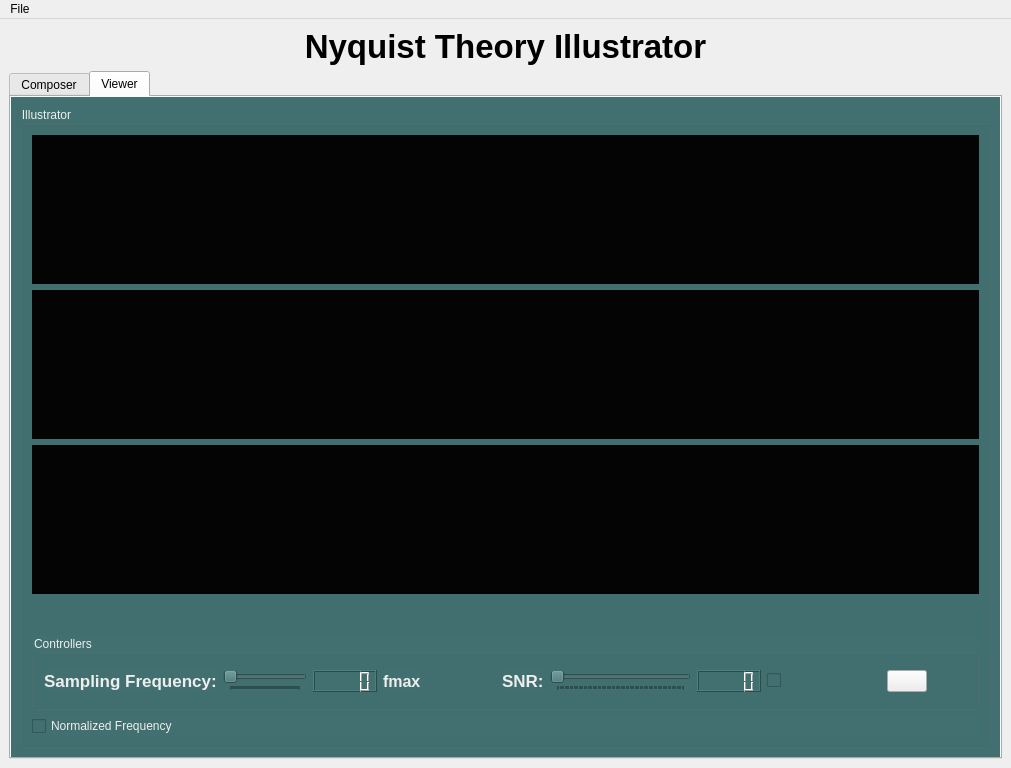
<?xml version="1.0" encoding="UTF-8"?>
<ui version="4.0">
 <class>MainWindow</class>
 <widget class="QMainWindow" name="MainWindow">
  <property name="geometry">
   <rect>
    <x>0</x>
    <y>0</y>
    <width>1011</width>
    <height>768</height>
   </rect>
  </property>
  <property name="windowTitle">
   <string>Sampling Theory Studio</string>
  </property>
  <property name="windowIcon">
   <iconset>
    <normaloff>../../hp/.designer/backup/titleIcon2.png</normaloff>../../hp/.designer/backup/titleIcon2.png</iconset>
  </property>
  <property name="toolTip">
   <string/>
  </property>
  <widget class="QWidget" name="centralWidget">
   <layout class="QGridLayout" name="gridLayout_4">
    <item row="0" column="0">
     <widget class="QLabel" name="label">
      <property name="font">
       <font>
        <pointsize>25</pointsize>
        <bold>true</bold>
       </font>
      </property>
      <property name="text">
       <string>Nyquist Theory Illustrator</string>
      </property>
      <property name="alignment">
       <set>Qt::AlignCenter</set>
      </property>
     </widget>
    </item>
    <item row="1" column="0">
     <widget class="QTabWidget" name="tabWidget">
      <property name="styleSheet">
       <string notr="true"/>
      </property>
      <property name="tabPosition">
       <enum>QTabWidget::North</enum>
      </property>
      <property name="tabShape">
       <enum>QTabWidget::Rounded</enum>
      </property>
      <property name="currentIndex">
       <number>1</number>
      </property>
      <property name="elideMode">
       <enum>Qt::ElideRight</enum>
      </property>
      <property name="usesScrollButtons">
       <bool>false</bool>
      </property>
      <property name="documentMode">
       <bool>false</bool>
      </property>
      <property name="tabsClosable">
       <bool>false</bool>
      </property>
      <property name="movable">
       <bool>true</bool>
      </property>
      <property name="tabBarAutoHide">
       <bool>false</bool>
      </property>
      <widget class="QWidget" name="composerTab">
       <property name="styleSheet">
        <string notr="true">background-color: rgb(66, 111, 111);
gridline-color: rgb(66, 111, 111);
selection-color: rgb(66, 111, 111);
alternate-background-color: rgb(66, 111, 111);
selection-background-color: rgb(66, 111, 111);
color: rgb(66, 111, 111);</string>
       </property>
       <attribute name="icon">
        <iconset>
         <normaloff>../../hp/.designer/backup/video-editing.png</normaloff>../../hp/.designer/backup/video-editing.png</iconset>
       </attribute>
       <attribute name="title">
        <string>Composer</string>
       </attribute>
       <layout class="QGridLayout" name="gridLayout_2">
        <item row="0" column="1">
         <widget class="QGroupBox" name="groupBox_2">
          <property name="styleSheet">
           <string notr="true">color: rgb(238, 238, 238);</string>
          </property>
          <property name="title">
           <string>Signal Composer</string>
          </property>
          <layout class="QVBoxLayout" name="verticalLayout_2">
           <item>
            <layout class="QVBoxLayout" name="verticalLayout_5">
             <item>
              <widget class="QComboBox" name="signalComposerComboBox">
               <property name="sizePolicy">
                <sizepolicy hsizetype="Fixed" vsizetype="Fixed">
                 <horstretch>0</horstretch>
                 <verstretch>0</verstretch>
                </sizepolicy>
               </property>
               <property name="maximumSize">
                <size>
                 <width>150</width>
                 <height>16777215</height>
                </size>
               </property>
               <property name="sizeIncrement">
                <size>
                 <width>20</width>
                 <height>0</height>
                </size>
               </property>
               <property name="baseSize">
                <size>
                 <width>20</width>
                 <height>0</height>
                </size>
               </property>
               <property name="font">
                <font>
                 <bold>false</bold>
                </font>
               </property>
               <property name="cursor">
                <cursorShape>PointingHandCursor</cursorShape>
               </property>
               <property name="whatsThis">
                <string/>
               </property>
               <property name="autoFillBackground">
                <bool>false</bool>
               </property>
               <property name="editable">
                <bool>false</bool>
               </property>
               <property name="currentIndex">
                <number>-1</number>
               </property>
               <property name="placeholderText">
                <string>Select Signal</string>
               </property>
               <property name="frame">
                <bool>true</bool>
               </property>
              </widget>
             </item>
             <item>
              <layout class="QVBoxLayout" name="verticalLayout_3">
               <item>
                <widget class="QWidget" name="composerSignalWidget" native="true">
                 <property name="styleSheet">
                  <string notr="true">background-color:rgb(4, 4, 4)</string>
                 </property>
                </widget>
               </item>
              </layout>
             </item>
            </layout>
           </item>
           <item>
            <spacer name="verticalSpacer_2">
             <property name="orientation">
              <enum>Qt::Vertical</enum>
             </property>
             <property name="sizeType">
              <enum>QSizePolicy::Fixed</enum>
             </property>
             <property name="sizeHint" stdset="0">
              <size>
               <width>20</width>
               <height>30</height>
              </size>
             </property>
            </spacer>
           </item>
           <item>
            <widget class="QGroupBox" name="groupBox_3">
             <property name="title">
              <string>Controllers</string>
             </property>
             <layout class="QVBoxLayout" name="verticalLayout_8">
              <item>
               <layout class="QVBoxLayout" name="verticalLayout_6">
                <property name="sizeConstraint">
                 <enum>QLayout::SetDefaultConstraint</enum>
                </property>
                <item>
                 <layout class="QVBoxLayout" name="verticalLayout_4">
                  <item>
                   <layout class="QHBoxLayout" name="horizontalLayout">
                    <item>
                     <widget class="QLabel" name="label_2">
                      <property name="font">
                       <font>
                        <pointsize>17</pointsize>
                        <italic>false</italic>
                        <bold>true</bold>
                        <strikeout>false</strikeout>
                       </font>
                      </property>
                      <property name="styleSheet">
                       <string notr="true">color: rgb(238, 238, 238);</string>
                      </property>
                      <property name="text">
                       <string>Frequency:</string>
                      </property>
                     </widget>
                    </item>
                    <item>
                     <widget class="QSlider" name="frequencySlider">
                      <property name="font">
                       <font>
                        <kerning>true</kerning>
                       </font>
                      </property>
                      <property name="cursor">
                       <cursorShape>ClosedHandCursor</cursorShape>
                      </property>
                      <property name="mouseTracking">
                       <bool>true</bool>
                      </property>
                      <property name="tabletTracking">
                       <bool>false</bool>
                      </property>
                      <property name="acceptDrops">
                       <bool>false</bool>
                      </property>
                      <property name="autoFillBackground">
                       <bool>false</bool>
                      </property>
                      <property name="inputMethodHints">
                       <set>Qt::ImhDigitsOnly</set>
                      </property>
                      <property name="orientation">
                       <enum>Qt::Horizontal</enum>
                      </property>
                      <property name="invertedAppearance">
                       <bool>false</bool>
                      </property>
                      <property name="invertedControls">
                       <bool>false</bool>
                      </property>
                      <property name="tickPosition">
                       <enum>QSlider::TicksBelow</enum>
                      </property>
                      <property name="tickInterval">
                       <number>1</number>
                      </property>
                     </widget>
                    </item>
                    <item>
                     <widget class="QLCDNumber" name="frequencyLCD">
                      <property name="sizePolicy">
                       <sizepolicy hsizetype="Minimum" vsizetype="Preferred">
                        <horstretch>0</horstretch>
                        <verstretch>0</verstretch>
                       </sizepolicy>
                      </property>
                      <property name="maximumSize">
                       <size>
                        <width>16777215</width>
                        <height>30</height>
                       </size>
                      </property>
                     </widget>
                    </item>
                   </layout>
                  </item>
                  <item>
                   <spacer name="verticalSpacer_3">
                    <property name="orientation">
                     <enum>Qt::Vertical</enum>
                    </property>
                    <property name="sizeHint" stdset="0">
                     <size>
                      <width>20</width>
                      <height>40</height>
                     </size>
                    </property>
                   </spacer>
                  </item>
                  <item>
                   <layout class="QHBoxLayout" name="horizontalLayout_2">
                    <item>
                     <widget class="QLabel" name="label_5">
                      <property name="font">
                       <font>
                        <pointsize>17</pointsize>
                        <bold>true</bold>
                       </font>
                      </property>
                      <property name="styleSheet">
                       <string notr="true">color: rgb(238, 238, 238);</string>
                      </property>
                      <property name="text">
                       <string>Magnitude:</string>
                      </property>
                     </widget>
                    </item>
                    <item>
                     <widget class="QSlider" name="magnitudeSlider">
                      <property name="cursor">
                       <cursorShape>ClosedHandCursor</cursorShape>
                      </property>
                      <property name="mouseTracking">
                       <bool>true</bool>
                      </property>
                      <property name="inputMethodHints">
                       <set>Qt::ImhDigitsOnly</set>
                      </property>
                      <property name="orientation">
                       <enum>Qt::Horizontal</enum>
                      </property>
                      <property name="tickPosition">
                       <enum>QSlider::TicksBelow</enum>
                      </property>
                      <property name="tickInterval">
                       <number>1</number>
                      </property>
                     </widget>
                    </item>
                    <item>
                     <widget class="QLCDNumber" name="magnitudeLCD">
                      <property name="sizePolicy">
                       <sizepolicy hsizetype="Minimum" vsizetype="Preferred">
                        <horstretch>0</horstretch>
                        <verstretch>0</verstretch>
                       </sizepolicy>
                      </property>
                      <property name="maximumSize">
                       <size>
                        <width>16777215</width>
                        <height>30</height>
                       </size>
                      </property>
                     </widget>
                    </item>
                   </layout>
                  </item>
                  <item>
                   <spacer name="verticalSpacer_4">
                    <property name="orientation">
                     <enum>Qt::Vertical</enum>
                    </property>
                    <property name="sizeHint" stdset="0">
                     <size>
                      <width>20</width>
                      <height>40</height>
                     </size>
                    </property>
                   </spacer>
                  </item>
                  <item>
                   <layout class="QHBoxLayout" name="horizontalLayout_3">
                    <item>
                     <widget class="QLabel" name="label_6">
                      <property name="font">
                       <font>
                        <pointsize>17</pointsize>
                        <bold>true</bold>
                       </font>
                      </property>
                      <property name="styleSheet">
                       <string notr="true">color: rgb(238, 238, 238);</string>
                      </property>
                      <property name="text">
                       <string>Phase:</string>
                      </property>
                     </widget>
                    </item>
                    <item>
                     <spacer name="horizontalSpacer">
                      <property name="orientation">
                       <enum>Qt::Horizontal</enum>
                      </property>
                      <property name="sizeType">
                       <enum>QSizePolicy::Preferred</enum>
                      </property>
                      <property name="sizeHint" stdset="0">
                       <size>
                        <width>36</width>
                        <height>20</height>
                       </size>
                      </property>
                     </spacer>
                    </item>
                    <item>
                     <widget class="QSlider" name="phaseSlider">
                      <property name="cursor">
                       <cursorShape>ClosedHandCursor</cursorShape>
                      </property>
                      <property name="inputMethodHints">
                       <set>Qt::ImhDigitsOnly</set>
                      </property>
                      <property name="value">
                       <number>0</number>
                      </property>
                      <property name="orientation">
                       <enum>Qt::Horizontal</enum>
                      </property>
                      <property name="tickPosition">
                       <enum>QSlider::TicksBelow</enum>
                      </property>
                      <property name="tickInterval">
                       <number>1</number>
                      </property>
                     </widget>
                    </item>
                    <item>
                     <widget class="QLCDNumber" name="phaseLCD">
                      <property name="sizePolicy">
                       <sizepolicy hsizetype="Minimum" vsizetype="Preferred">
                        <horstretch>0</horstretch>
                        <verstretch>0</verstretch>
                       </sizepolicy>
                      </property>
                      <property name="maximumSize">
                       <size>
                        <width>16777215</width>
                        <height>30</height>
                       </size>
                      </property>
                     </widget>
                    </item>
                   </layout>
                  </item>
                  <item>
                   <spacer name="verticalSpacer_5">
                    <property name="orientation">
                     <enum>Qt::Vertical</enum>
                    </property>
                    <property name="sizeType">
                     <enum>QSizePolicy::Preferred</enum>
                    </property>
                    <property name="sizeHint" stdset="0">
                     <size>
                      <width>20</width>
                      <height>40</height>
                     </size>
                    </property>
                   </spacer>
                  </item>
                 </layout>
                </item>
                <item>
                 <layout class="QHBoxLayout" name="horizontalLayout_5">
                  <item>
                   <spacer name="horizontalSpacer_2">
                    <property name="orientation">
                     <enum>Qt::Horizontal</enum>
                    </property>
                    <property name="sizeHint" stdset="0">
                     <size>
                      <width>40</width>
                      <height>20</height>
                     </size>
                    </property>
                   </spacer>
                  </item>
                  <item>
                   <widget class="QPushButton" name="checkmarkSignalComposerButton">
                    <property name="sizePolicy">
                     <sizepolicy hsizetype="Fixed" vsizetype="Fixed">
                      <horstretch>0</horstretch>
                      <verstretch>0</verstretch>
                     </sizepolicy>
                    </property>
                    <property name="maximumSize">
                     <size>
                      <width>50</width>
                      <height>16777215</height>
                     </size>
                    </property>
                    <property name="cursor">
                     <cursorShape>PointingHandCursor</cursorShape>
                    </property>
                    <property name="toolTip">
                     <string>&lt;html&gt;&lt;head/&gt;&lt;body&gt;&lt;p&gt;&lt;span style=&quot; font-size:7pt; color:#000000;&quot;&gt;Add composed signal to graph&lt;/span&gt;&lt;/p&gt;&lt;/body&gt;&lt;/html&gt;</string>
                    </property>
                    <property name="styleSheet">
                     <string notr="true">color: rgb(238, 238, 238);
background-color: rgb(238, 238, 238);</string>
                    </property>
                    <property name="text">
                     <string/>
                    </property>
                    <property name="icon">
                     <iconset>
                      <normaloff>../../hp/.designer/backup/checkmark.png</normaloff>../../hp/.designer/backup/checkmark.png</iconset>
                    </property>
                   </widget>
                  </item>
                  <item>
                   <widget class="QPushButton" name="eraserSignalComposerButton">
                    <property name="enabled">
                     <bool>true</bool>
                    </property>
                    <property name="maximumSize">
                     <size>
                      <width>50</width>
                      <height>16777215</height>
                     </size>
                    </property>
                    <property name="cursor">
                     <cursorShape>PointingHandCursor</cursorShape>
                    </property>
                    <property name="toolTip">
                     <string>&lt;html&gt;&lt;head/&gt;&lt;body&gt;&lt;p&gt;&lt;span style=&quot; font-size:7pt; color:#000000;&quot;&gt;Remove composed signal from graph&lt;/span&gt;&lt;/p&gt;&lt;/body&gt;&lt;/html&gt;</string>
                    </property>
                    <property name="styleSheet">
                     <string notr="true">color: rgb(238, 238, 238);
background-color: rgb(238, 238, 238);</string>
                    </property>
                    <property name="text">
                     <string/>
                    </property>
                   </widget>
                  </item>
                  <item>
                   <spacer name="horizontalSpacer_5">
                    <property name="orientation">
                     <enum>Qt::Horizontal</enum>
                    </property>
                    <property name="sizeHint" stdset="0">
                     <size>
                      <width>40</width>
                      <height>20</height>
                     </size>
                    </property>
                   </spacer>
                  </item>
                 </layout>
                </item>
                <item>
                 <spacer name="verticalSpacer_6">
                  <property name="orientation">
                   <enum>Qt::Vertical</enum>
                  </property>
                  <property name="sizeHint" stdset="0">
                   <size>
                    <width>20</width>
                    <height>40</height>
                   </size>
                  </property>
                 </spacer>
                </item>
               </layout>
              </item>
             </layout>
            </widget>
           </item>
          </layout>
         </widget>
        </item>
        <item row="0" column="0">
         <widget class="QGroupBox" name="groupBox">
          <property name="styleSheet">
           <string notr="true">color: rgb(238, 238, 238);</string>
          </property>
          <property name="title">
           <string>Generated Signal</string>
          </property>
          <layout class="QVBoxLayout" name="verticalLayout_7">
           <item>
            <layout class="QVBoxLayout" name="verticalLayout">
             <item>
              <widget class="QWidget" name="generatedSignalWidget" native="true">
               <property name="styleSheet">
                <string notr="true">background-color:rgb(4, 4, 4)</string>
               </property>
              </widget>
             </item>
            </layout>
           </item>
           <item>
            <spacer name="verticalSpacer">
             <property name="orientation">
              <enum>Qt::Vertical</enum>
             </property>
             <property name="sizeType">
              <enum>QSizePolicy::Preferred</enum>
             </property>
             <property name="sizeHint" stdset="0">
              <size>
               <width>20</width>
               <height>35</height>
              </size>
             </property>
            </spacer>
           </item>
           <item>
            <layout class="QHBoxLayout" name="horizontalLayout_4">
             <item>
              <spacer name="horizontalSpacer_8">
               <property name="orientation">
                <enum>Qt::Horizontal</enum>
               </property>
               <property name="sizeHint" stdset="0">
                <size>
                 <width>40</width>
                 <height>20</height>
                </size>
               </property>
              </spacer>
             </item>
             <item>
              <widget class="QPushButton" name="checkmarkGeneratedSignalButton">
               <property name="sizePolicy">
                <sizepolicy hsizetype="Fixed" vsizetype="Fixed">
                 <horstretch>0</horstretch>
                 <verstretch>0</verstretch>
                </sizepolicy>
               </property>
               <property name="maximumSize">
                <size>
                 <width>50</width>
                 <height>16777215</height>
                </size>
               </property>
               <property name="cursor">
                <cursorShape>PointingHandCursor</cursorShape>
               </property>
               <property name="toolTip">
                <string>&lt;html&gt;&lt;head/&gt;&lt;body&gt;&lt;p&gt;&lt;span style=&quot; font-size:7pt; color:#000000;&quot;&gt;Add signal to viewer&lt;/span&gt;&lt;/p&gt;&lt;/body&gt;&lt;/html&gt;</string>
               </property>
               <property name="styleSheet">
                <string notr="true">background-color: rgb(238, 238, 238);</string>
               </property>
               <property name="text">
                <string/>
               </property>
               <property name="icon">
                <iconset>
                 <normaloff>../../hp/.designer/backup/checkmark.png</normaloff>../../hp/.designer/backup/checkmark.png</iconset>
               </property>
              </widget>
             </item>
             <item>
              <widget class="QPushButton" name="eraserGeneratedSignalButton">
               <property name="sizePolicy">
                <sizepolicy hsizetype="Fixed" vsizetype="Fixed">
                 <horstretch>0</horstretch>
                 <verstretch>0</verstretch>
                </sizepolicy>
               </property>
               <property name="maximumSize">
                <size>
                 <width>50</width>
                 <height>16777215</height>
                </size>
               </property>
               <property name="font">
                <font>
                 <bold>false</bold>
                </font>
               </property>
               <property name="cursor">
                <cursorShape>PointingHandCursor</cursorShape>
               </property>
               <property name="toolTip">
                <string>&lt;html&gt;&lt;head/&gt;&lt;body&gt;&lt;p&gt;&lt;span style=&quot; font-size:7pt; color:#000000;&quot;&gt;Clear graph content&lt;/span&gt;&lt;/p&gt;&lt;/body&gt;&lt;/html&gt;</string>
               </property>
               <property name="styleSheet">
                <string notr="true">background-color: rgb(238, 238, 238);</string>
               </property>
               <property name="text">
                <string/>
               </property>
               <property name="icon">
                <iconset>
                 <normaloff>../../hp/.designer/backup/eraser.png</normaloff>../../hp/.designer/backup/eraser.png</iconset>
               </property>
              </widget>
             </item>
             <item>
              <spacer name="horizontalSpacer_4">
               <property name="orientation">
                <enum>Qt::Horizontal</enum>
               </property>
               <property name="sizeHint" stdset="0">
                <size>
                 <width>40</width>
                 <height>20</height>
                </size>
               </property>
              </spacer>
             </item>
            </layout>
           </item>
          </layout>
         </widget>
        </item>
       </layout>
      </widget>
      <widget class="QWidget" name="viewerTab">
       <property name="styleSheet">
        <string notr="true">background-color: rgb(66, 111, 111);
gridline-color: rgb(66, 111, 111);
selection-color: rgb(66, 111, 111);
alternate-background-color: rgb(66, 111, 111);
selection-background-color: rgb(66, 111, 111);
color: rgb(66, 111, 111);</string>
       </property>
       <attribute name="icon">
        <iconset>
         <normaloff>../../hp/.designer/backup/radio-waves.png</normaloff>../../hp/.designer/backup/radio-waves.png</iconset>
       </attribute>
       <attribute name="title">
        <string>Viewer</string>
       </attribute>
       <layout class="QGridLayout" name="gridLayout_3">
        <item row="0" column="0">
         <widget class="QGroupBox" name="groupBox_5">
          <property name="styleSheet">
           <string notr="true">color: rgb(238, 238, 238);</string>
          </property>
          <property name="title">
           <string>Illustrator</string>
          </property>
          <layout class="QVBoxLayout" name="verticalLayout_10">
           <item>
            <layout class="QVBoxLayout" name="verticalLayout3">
             <item>
              <widget class="QWidget" name="samplingWidget" native="true">
               <property name="styleSheet">
                <string notr="true">background-color:rgb(4, 4, 4)</string>
               </property>
              </widget>
             </item>
            </layout>
           </item>
           <item>
            <layout class="QVBoxLayout" name="verticalLayout4">
             <item>
              <widget class="QWidget" name="constructedSignalWidget" native="true">
               <property name="styleSheet">
                <string notr="true">background-color:rgb(4, 4, 4)</string>
               </property>
              </widget>
             </item>
            </layout>
           </item>
           <item>
            <layout class="QVBoxLayout" name="verticalLayout5">
             <item>
              <widget class="QWidget" name="errorHandlingWidget" native="true">
               <property name="styleSheet">
                <string notr="true">background-color:rgb(4, 4, 4)</string>
               </property>
              </widget>
             </item>
            </layout>
           </item>
           <item>
            <spacer name="verticalSpacer_8">
             <property name="orientation">
              <enum>Qt::Vertical</enum>
             </property>
             <property name="sizeType">
              <enum>QSizePolicy::Fixed</enum>
             </property>
             <property name="sizeHint" stdset="0">
              <size>
               <width>20</width>
               <height>35</height>
              </size>
             </property>
            </spacer>
           </item>
           <item>
            <widget class="QGroupBox" name="groupBox_6">
             <property name="maximumSize">
              <size>
               <width>16777215</width>
               <height>75</height>
              </size>
             </property>
             <property name="title">
              <string>Controllers</string>
             </property>
             <layout class="QGridLayout" name="gridLayout">
              <item row="0" column="0">
               <layout class="QHBoxLayout" name="horizontalLayout_8">
                <item>
                 <layout class="QHBoxLayout" name="horizontalLayout_7">
                  <item>
                   <widget class="QLabel" name="label_3">
                    <property name="font">
                     <font>
                      <pointsize>13</pointsize>
                      <bold>true</bold>
                     </font>
                    </property>
                    <property name="text">
                     <string>Sampling Frequency:</string>
                    </property>
                   </widget>
                  </item>
                  <item>
                   <widget class="QSlider" name="samplingFrequencySlider">
                    <property name="cursor">
                     <cursorShape>ClosedHandCursor</cursorShape>
                    </property>
                    <property name="inputMethodHints">
                     <set>Qt::ImhDigitsOnly</set>
                    </property>
                    <property name="orientation">
                     <enum>Qt::Horizontal</enum>
                    </property>
                    <property name="tickPosition">
                     <enum>QSlider::TicksBelow</enum>
                    </property>
                    <property name="tickInterval">
                     <number>1</number>
                    </property>
                   </widget>
                  </item>
                  <item>
                   <widget class="QLCDNumber" name="samplingFrequencyLCD">
                    <property name="sizePolicy">
                     <sizepolicy hsizetype="Minimum" vsizetype="Preferred">
                      <horstretch>0</horstretch>
                      <verstretch>0</verstretch>
                     </sizepolicy>
                    </property>
                    <property name="maximumSize">
                     <size>
                      <width>16777215</width>
                      <height>30</height>
                     </size>
                    </property>
                   </widget>
                  </item>
                  <item>
                   <widget class="QLabel" name="normlabel">
                    <property name="font">
                     <font>
                      <pointsize>12</pointsize>
                      <bold>true</bold>
                     </font>
                    </property>
                    <property name="text">
                     <string>fmax</string>
                    </property>
                   </widget>
                  </item>
                 </layout>
                </item>
                <item>
                 <layout class="QHBoxLayout" name="snrLayout">
                  <item>
                   <spacer name="horizontalSpacer_3">
                    <property name="enabled">
                     <bool>true</bool>
                    </property>
                    <property name="orientation">
                     <enum>Qt::Horizontal</enum>
                    </property>
                    <property name="sizeType">
                     <enum>QSizePolicy::Preferred</enum>
                    </property>
                    <property name="sizeHint" stdset="0">
                     <size>
                      <width>75</width>
                      <height>20</height>
                     </size>
                    </property>
                   </spacer>
                  </item>
                  <item>
                   <widget class="QLabel" name="label_7">
                    <property name="enabled">
                     <bool>true</bool>
                    </property>
                    <property name="font">
                     <font>
                      <pointsize>13</pointsize>
                      <bold>true</bold>
                     </font>
                    </property>
                    <property name="text">
                     <string>SNR:</string>
                    </property>
                   </widget>
                  </item>
                  <item>
                   <widget class="QSlider" name="snrSlider">
                    <property name="enabled">
                     <bool>true</bool>
                    </property>
                    <property name="cursor">
                     <cursorShape>ClosedHandCursor</cursorShape>
                    </property>
                    <property name="inputMethodHints">
                     <set>Qt::ImhDigitsOnly</set>
                    </property>
                    <property name="singleStep">
                     <number>5</number>
                    </property>
                    <property name="orientation">
                     <enum>Qt::Horizontal</enum>
                    </property>
                    <property name="tickPosition">
                     <enum>QSlider::TicksBelow</enum>
                    </property>
                    <property name="tickInterval">
                     <number>1</number>
                    </property>
                   </widget>
                  </item>
                  <item>
                   <widget class="QLCDNumber" name="snrLCD">
                    <property name="enabled">
                     <bool>true</bool>
                    </property>
                    <property name="sizePolicy">
                     <sizepolicy hsizetype="Minimum" vsizetype="Preferred">
                      <horstretch>0</horstretch>
                      <verstretch>0</verstretch>
                     </sizepolicy>
                    </property>
                    <property name="maximumSize">
                     <size>
                      <width>16777215</width>
                      <height>30</height>
                     </size>
                    </property>
                   </widget>
                  </item>
                 </layout>
                </item>
                <item>
                 <layout class="QHBoxLayout" name="horizontalLayout_6">
                  <item>
                   <widget class="QCheckBox" name="addNoiseCheckbox">
                    <property name="cursor">
                     <cursorShape>PointingHandCursor</cursorShape>
                    </property>
                    <property name="toolTip">
                     <string>&lt;html&gt;&lt;head/&gt;&lt;body&gt;&lt;p&gt;&lt;span style=&quot; font-size:7pt; color:#000000;&quot;&gt;Add noise to signal&lt;/span&gt;&lt;/p&gt;&lt;/body&gt;&lt;/html&gt;</string>
                    </property>
                    <property name="autoFillBackground">
                     <bool>false</bool>
                    </property>
                    <property name="text">
                     <string/>
                    </property>
                    <property name="icon">
                     <iconset>
                      <normaloff>../../hp/.designer/backup/icons/noiseIcon.png</normaloff>../../hp/.designer/backup/icons/noiseIcon.png</iconset>
                    </property>
                   </widget>
                  </item>
                  <item>
                   <spacer name="horizontalSpacer_7">
                    <property name="orientation">
                     <enum>Qt::Horizontal</enum>
                    </property>
                    <property name="sizeType">
                     <enum>QSizePolicy::Maximum</enum>
                    </property>
                    <property name="sizeHint" stdset="0">
                     <size>
                      <width>100</width>
                      <height>20</height>
                     </size>
                    </property>
                   </spacer>
                  </item>
                  <item>
                   <widget class="QPushButton" name="eraserButton">
                    <property name="sizePolicy">
                     <sizepolicy hsizetype="Fixed" vsizetype="Fixed">
                      <horstretch>0</horstretch>
                      <verstretch>0</verstretch>
                     </sizepolicy>
                    </property>
                    <property name="maximumSize">
                     <size>
                      <width>50</width>
                      <height>16777215</height>
                     </size>
                    </property>
                    <property name="cursor">
                     <cursorShape>PointingHandCursor</cursorShape>
                    </property>
                    <property name="toolTip">
                     <string>&lt;html&gt;&lt;head/&gt;&lt;body&gt;&lt;p&gt;&lt;span style=&quot; font-size:7pt; color:#000000;&quot;&gt;Delete signal&lt;/span&gt;&lt;/p&gt;&lt;/body&gt;&lt;/html&gt;</string>
                    </property>
                    <property name="styleSheet">
                     <string notr="true">background-color: rgb(238, 238, 238);</string>
                    </property>
                    <property name="text">
                     <string/>
                    </property>
                    <property name="icon">
                     <iconset>
                      <normaloff>../../hp/.designer/backup/eraser.png</normaloff>../../hp/.designer/backup/eraser.png</iconset>
                    </property>
                   </widget>
                  </item>
                  <item>
                   <spacer name="horizontalSpacer_6">
                    <property name="orientation">
                     <enum>Qt::Horizontal</enum>
                    </property>
                    <property name="sizeType">
                     <enum>QSizePolicy::Preferred</enum>
                    </property>
                    <property name="sizeHint" stdset="0">
                     <size>
                      <width>40</width>
                      <height>20</height>
                     </size>
                    </property>
                   </spacer>
                  </item>
                 </layout>
                </item>
               </layout>
              </item>
             </layout>
            </widget>
           </item>
           <item>
            <widget class="QCheckBox" name="normalizeSignalCheckbox">
             <property name="cursor">
              <cursorShape>PointingHandCursor</cursorShape>
             </property>
             <property name="toolTip">
              <string>&lt;html&gt;&lt;head/&gt;&lt;body&gt;&lt;p&gt;&lt;span style=&quot; font-size:7pt; color:#000000;&quot;&gt;Normalized sampling frequency&lt;/span&gt;&lt;/p&gt;&lt;/body&gt;&lt;/html&gt;</string>
             </property>
             <property name="text">
              <string>Normalized Frequency</string>
             </property>
            </widget>
           </item>
          </layout>
         </widget>
        </item>
       </layout>
      </widget>
     </widget>
    </item>
   </layout>
  </widget>
  <widget class="QMenuBar" name="menuBar">
   <property name="geometry">
    <rect>
     <x>0</x>
     <y>0</y>
     <width>1011</width>
     <height>24</height>
    </rect>
   </property>
   <widget class="QMenu" name="menuFile">
    <property name="title">
     <string>File</string>
    </property>
    <addaction name="actionOpen_Signal_3"/>
   </widget>
   <addaction name="menuFile"/>
  </widget>
  <action name="actionOpen_Signal">
   <property name="text">
    <string>Open Signal</string>
   </property>
  </action>
  <action name="actionExit">
   <property name="text">
    <string>Quit</string>
   </property>
  </action>
  <action name="actionOpen_Signal_2">
   <property name="text">
    <string>Open Signal</string>
   </property>
  </action>
  <action name="actionExit_2">
   <property name="text">
    <string>Exit</string>
   </property>
  </action>
  <action name="actionA7a">
   <property name="enabled">
    <bool>false</bool>
   </property>
   <property name="text">
    <string>A7a</string>
   </property>
  </action>
  <action name="actionOpen_Signal_3">
   <property name="text">
    <string>Open Signal</string>
   </property>
  </action>
 </widget>
 <resources/>
 <connections/>
</ui>
